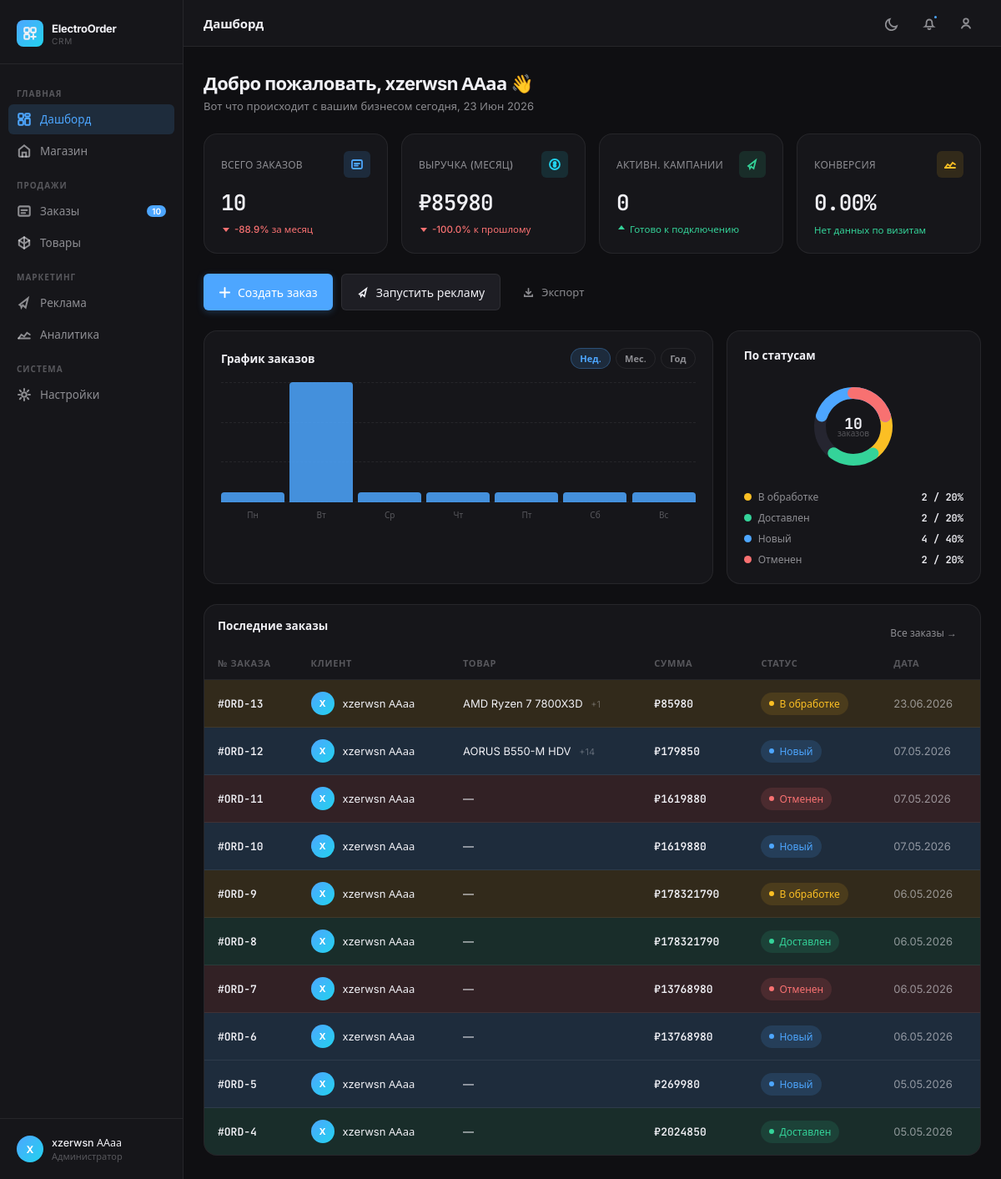
Page /crm/ (signed in) on the committed database.
### dashboard/models.py (models this page shows, shortened)
class Order(models.Model):
    STATUS_CHOICES = [
        ('pending', 'В обработке '),
        ('delivered', 'Доставлен'),
        ('new', 'Новый'),
        ('cancelled', 'Отменен')
    ]
    user = models.ForeignKey(
        User,
        on_delete=models.CASCADE,
        related_name='orders',
        verbose_name='Пользователь'
    )
    total_amount = models.IntegerField(
        default = 0,
        validators=[MinValueValidator(0)],
        verbose_name="Общая сумма заказа"
    )
    status = models.CharField(
        max_length=20,
        choices = STATUS_CHOICES,
        default='new',
        verbose_name='Статус',
    )
    created_at = models.DateTimeField(
        auto_now_add=True,
        verbose_name='Дата оформления'
    )
    class Meta:
        ordering = ['-created_at']
        verbose_name = 'Заказ'
        verbose_name_plural = 'Заказы'

### dashboard/views.py (the view)
# urls.py: path("crm/", include('dashboard.urls')),
@login_required
def dashboard(request):
    context = build_orders_page_context()
    context.update(
        {
            "title": "Дашборд",
            "page_title": f"Добро пожаловать, {request.user.get_full_name() or request.user.username} 👋",
            "page_subtitle": (
                f"Вот что происходит с вашим бизнесом сегодня, "
                f"{context['current_day']} {context['current_month']} {context['current_year']}"
            ),
            "active_page": "dashboard",
        }
    )
    return render(request, "dashboard/dashboard.html", context)

### dashboard/views.py (called while the page is built)
def percent_delta(current, previous):
    current = Decimal(current or 0)
    previous = Decimal(previous or 0)
    if previous == 0:
        return Decimal("0") if current == 0 else Decimal("100")
    return ((current - previous) / previous) * Decimal("100")

def get_products_for_order():
    return list(
        Product.objects.filter(is_active=True)
        .order_by("name")
        .values("id", "name", "price", "stock")
    )

def get_site_visits_count(_start_date, _end_date):
    return 0

def build_week_chart(orders_qs, today):
    week_start = today - timedelta(days=today.weekday())
    week_end = week_start + timedelta(days=6)
    rows = (
        orders_qs.filter(created_at__date__gte=week_start, created_at__date__lte=week_end)
        .annotate(day=TruncDate("created_at"))
        .values("day")
        .annotate(count=Count("id"))
    )
    counts = {row["day"]: row["count"] for row in rows}
    return [
        {"label": WEEK_LABELS[index], "count": counts.get(week_start + timedelta(days=index), 0)}
        for index in range(7)
    ]

def build_month_chart(orders_qs, today):
    month_start = today.replace(day=1)
    last_day = calendar.monthrange(today.year, today.month)[1]
    month_end = today.replace(day=last_day)
    rows = (
        orders_qs.filter(created_at__date__gte=month_start, created_at__date__lte=month_end)
        .annotate(day=TruncDate("created_at"))
        .values("day")
        .annotate(count=Count("id"))
    )
    counts_by_day = {row["day"].day: row["count"] for row in rows}
    result = []
    week_number = 1
    for start_day in range(1, last_day + 1, 7):
        end_day = min(start_day + 6, last_day)
        count = sum(counts_by_day.get(day, 0) for day in range(start_day, end_day + 1))
        result.append({"label": f"{week_number} нед.", "count": count})
        week_number += 1
    return result

def build_year_chart(orders_qs, today):
    year_start = today.replace(month=1, day=1)
    year_end = today.replace(month=12, day=31)
    rows = (
        orders_qs.filter(created_at__date__gte=year_start, created_at__date__lte=year_end)
        .annotate(month=TruncMonth("created_at"))
        .values("month")
        .annotate(count=Count("id"))
    )
    counts = {row["month"].month: row["count"] for row in rows}
    return [{"label": MONTH_LABELS[month - 1], "count": counts.get(month, 0)} for month in range(1, 13)]

### dashboard/templates/dashboard/dashboard.html (shortened to what this page needs)
{% extends "base.html" %}
{% block content %}
<section class="page-header">
    <div class="page-title">{{ page_title }}</div>
    <div class="page-subtitle">{{ page_subtitle }}</div>
</section>
<section class="metrics-grid">
    <div class="card metric-card animate-in">
        <div class="metric-header">
            <span class="metric-label">Всего заказов</span>
            <div class="metric-icon blue">
                <svg viewBox="0 0 16 16" fill="none" stroke="currentColor" stroke-width="1.8" stroke-linecap="round"><rect x="2" y="3" width="12" height="10" rx="1.5"></rect><path d="M5 7h6M5 9.5h4"></path></svg>
            </div>
        </div>
        <span class="metric-value">{{ all_orders_count|default:0 }}</span>
        <div class="metric-delta {% if orders_month_delta >= 0 %}up{% else %}down{% endif %}">
            <svg viewBox="0 0 12 12" fill="currentColor"><path d="{% if orders_month_delta >= 0 %}M6 2L10 7H2L6 2z{% else %}M6 10L2 5h8L6 10z{% endif %}"></path></svg>
            {% if orders_month_delta >= 0 %}+{% endif %}{{ orders_month_delta|floatformat:1 }}% за месяц
        </div>
    </div>
    <div class="card metric-card animate-in">
        <div class="metric-header">
            <span class="metric-label">Выручка (месяц)</span>
            <div class="metric-icon teal">
                <svg viewBox="0 0 16 16" fill="none" stroke="currentColor" stroke-width="1.8" stroke-linecap="round"><circle cx="8" cy="8" r="6"></circle><path d="M8 5v6M6.5 6.5c0-.8.7-1.5 1.5-1.5s1.5.7 1.5 1.5S9.3 8 8 8s-1.5.7-1.5 1.5S7.2 11 8 11s1.5-.7 1.5-1.5"></path></svg>
            </div>
        </div>
        <span class="metric-value">₽{{ month_revenue|floatformat:0 }}</span>
        <div class="metric-delta {% if revenue_month_delta >= 0 %}up{% else %}down{% endif %}">
            <svg viewBox="0 0 12 12" fill="currentColor"><path d="{% if revenue_month_delta >= 0 %}M6 2L10 7H2L6 2z{% else %}M6 10L2 5h8L6 10z{% endif %}"></path></svg>
            {% if revenue_month_delta >= 0 %}+{% endif %}{{ revenue_month_delta|floatformat:1 }}% к прошлому
        </div>
    </div>
    <div class="card metric-card animate-in">
        <div class="metric-header">
            <span class="metric-label">Активн. кампании</span>
            <div class="metric-icon green">
                <svg viewBox="0 0 16 16" fill="none" stroke="currentColor" stroke-width="1.8" stroke-linecap="round"><path d="M3 10L12 3l-2.5 10-3-2.5-1.5 2.5L4.5 11 3 10z"></path></svg>
            </div>
        </div>
        <span class="metric-value">{{ active_campaigns_count|default:0 }}</span>
        <div class="metric-delta up">
            <svg viewBox="0 0 12 12" fill="currentColor"><path d="M6 2L10 7H2L6 2z"></path></svg>
            Готово к подключению
        </div>
    </div>
    <div class="card metric-card animate-in">
        <div class="metric-header">
            <span class="metric-label">Конверсия</span>
            <div class="metric-icon amber">
                <svg viewBox="0 0 16 16" fill="none" stroke="currentColor" stroke-width="1.8" stroke-linecap="round"><path d="M2 12L5 8l3 2 3-4 3 2"></path><path d="M2 12h12"></path></svg>
            </div>
        </div>
        <span class="metric-value">{{ conversion_rate|floatformat:2 }}%</span>
        <div class="metric-delta {% if conversion_delta >= 0 %}up{% else %}down{% endif %}">
            {% if site_visits_count %}
                <svg viewBox="0 0 12 12" fill="currentColor"><path d="{% if conversion_delta >= 0 %}M6 2L10 7H2L6 2z{% else %}M6 10L2 5h8L6 10z{% endif %}"></path></svg>
                {% if conversion_delta >= 0 %}+{% endif %}{{ conversion_delta|floatformat:2 }}% к прошлому
            {% else %}
                Нет данных по визитам
            {% endif %}
        </div>
    </div>
</section>
<section class="quick-actions">
    <button class="btn btn-primary btn-glow btn-lg" data-dashboard-action="create-order" data-create-order-url="{% url 'dashboard:create_order_json' %}">
        <svg viewBox="0 0 16 16" fill="none" stroke="currentColor" stroke-width="2" stroke-linecap="round"><path d="M8 2v12M2 8h12"></path></svg>
        Создать заказ
    </button>
    <button class="btn btn-secondary btn-lg" data-dashboard-action="start-ads">
        <svg viewBox="0 0 16 16" fill="none" stroke="currentColor" stroke-width="1.8" stroke-linecap="round"><path d="M3 10L12 3l-2.5 10-3-2.5-1.5 2.5L4.5 11 3 10z"></path></svg>
        Запустить рекламу
    </button>
    <button class="btn btn-ghost" data-dashboard-action="export-csv">
        <svg viewBox="0 0 16 16" fill="none" stroke="currentColor" stroke-width="1.8" stroke-linecap="round"><path d="M3 11v2h10v-2M8 3v7M5 7l3 3 3-3"></path></svg>
        Экспорт
    </button>
</section>
<section class="dashboard-grid">
    <div class="card chart-card">
        <div class="section-title">
            <span>График заказов</span>
            <div class="section-title-actions">
                <button type="button" class="filter-chip active" data-chart-period="week">Нед.</button>
                <button type="button" class="filter-chip" data-chart-period="month">Мес.</button>
                <button type="button" class="filter-chip" data-chart-period="year">Год</button>
            </div>
        </div>
        <div class="chart-container" id="barChart">
            <div class="chart-grid-lines" aria-hidden="true">
                <div class="chart-grid-line"></div>
                <div class="chart-grid-line"></div>
                <div class="chart-grid-line"></div>
            </div>
        </div>
    </div>
    <div class="card donut-card">
        <div class="section-title">По статусам</div>
        <div class="donut-wrap">
            <svg class="donut-svg" width="120" height="120" viewBox="0 0 120 120" id="donutSvg" role="img" aria-label="Статусы заказов"></svg>
            <div class="donut-legend" id="donutLegend"></div>
        </div>
    </div>
</section>
<section class="card table-card">
    <div class="section-header-row">
        <div class="section-title">Последние заказы</div>
        <a href="{% url 'dashboard:orders' %}" class="btn btn-ghost btn-sm">Все заказы →</a>
    </div>
    <div class="table-wrap">
        <table class="orders-table" data-export-name="dashboard_orders">
            <thead>
                <tr>
                    <th><div class="th-inner">№ заказа</div></th>
                    <th><div class="th-inner">Клиент</div></th>
                    <th><div class="th-inner">Товар</div></th>
                    <th><div class="th-inner">Сумма</div></th>
                    <th><div class="th-inner">Статус</div></th>
                    <th><div class="th-inner">Дата</div></th>
                </tr>
            </thead>
            <tbody>
                {% for order in recent_orders %}
                <tr class="order-row status-{{ order.status }}" data-order-id="{{ order.id }}" data-status="{{ order.status }}">
                    <td><span class="order-id">#ORD-{{ order.id }}</span></td>
                    <td>
                        <div class="client-info">
                            <div class="client-avatar">{{ order.user.get_full_name|default:order.user.username|slice:":1"|upper }}</div>
                            <span class="client-name">{{ order.user.get_full_name|default:order.user.username }}</span>
                        </div>
                    </td>
                    <td>
                        <span class="product-name">{{ order.first_product|default:"—"|truncatechars:26 }}</span>
                        {% if order.items_count and order.items_count > 1 %}<span class="more-items">+{{ order.items_count|add:"-1" }}</span>{% endif %}
                    </td>
                    <td><span class="order-amount">₽{{ order.total_amount|floatformat:0 }}</span></td>
                    <td><span class="status-badge status-{{ order.status }}"><span class="status-dot"></span>{{ order.get_status_display }}</span></td>
                    <td><span class="order-date">{{ order.created_at|date:"d.m.Y" }}</span></td>
                </tr>
                {% empty %}
                <tr>
                    <td colspan="6" class="empty-orders">Заказы не найдены</td>
                </tr>
                {% endfor %}
            </tbody>
        </table>
    </div>
</section>
{% endblock %}

### templates/includes/navbar.html (shortened to what this page needs)
<aside class="sidebar" id="mainNav">
    <div class="sidebar-logo">
        <a href="{% url 'dashboard:dashboard' %}" class="logo-mark">
            <div class="logo-icon">
                <svg viewBox="0 0 16 16" fill="none" stroke="currentColor" stroke-width="1.8" stroke-linecap="round">
                    <rect x="2" y="2" width="5" height="5" rx="1"></rect>
                    <rect x="9" y="2" width="5" height="5" rx="1"></rect>
                    <rect x="2" y="9" width="5" height="5" rx="1"></rect>
                    <path d="M11.5 9v5M9 11.5h5"></path>
                </svg>
            </div>
            <div>
                <div class="logo-text">ElectroOrder</div>
                <div class="logo-sub">CRM</div>
            </div>
        </a>
    </div>
    <div class="sidebar-nav">
        <div class="nav-section-label">Главная</div>
        <a href="{% url 'dashboard:dashboard' %}" class="nav-item {% if active_page == 'dashboard' %}active{% endif %}">
            <span class="nav-label">Дашборд</span>
        </a>
        <a href="{% url 'market:home' %}" class="nav-item">
            <svg class="nav-icon" viewBox="0 0 16 16" fill="none" stroke="currentColor" stroke-width="1.8" stroke-linecap="round">
                <path d="M2.5 6.5L8 2l5.5 4.5V13a1 1 0 0 1-1 1H3.5a1 1 0 0 1-1-1V6.5z"></path>
                <path d="M6 14V9.5h4V14"></path>
            </svg>
            <span class="nav-label">Магазин</span>
        </a>
        <div class="nav-section-label">Продажи</div>
        <a href="{% url 'dashboard:orders' %}" class="nav-item {% if active_page == 'orders' %}active{% endif %}">
            <svg class="nav-icon" viewBox="0 0 16 16" fill="none" stroke="currentColor" stroke-width="1.8" stroke-linecap="round">
                <rect x="2" y="3" width="12" height="10" rx="1.5"></rect>
                <path d="M5 7h6M5 10h4"></path>
            </svg>
            <span class="nav-label">Заказы</span>
            <span class="nav-badge">{{ all_orders_count|default:0 }}</span>
        </a>
        <a href="{% url 'dashboard:products' %}" class="nav-item {% if active_page == 'products' %}active{% endif %}">
            <svg class="nav-icon" viewBox="0 0 16 16" fill="none" stroke="currentColor" stroke-width="1.8" stroke-linecap="round">
                <path d="M2.5 5.5L8 2l5.5 3.5v5L8 14l-5.5-3.5v-5z"></path>
                <path d="M8 2v12M2.5 5.5L8 9l5.5-3.5"></path>
            </svg>
            <span class="nav-label">Товары</span>
        </a>
        <div class="nav-section-label">Маркетинг</div>
        <a href="{% url 'ads:advert' %}" class="nav-item {% if active_page == 'advert' %}active{% endif %}">
            <svg class="nav-icon" viewBox="0 0 16 16" fill="none" stroke="currentColor" stroke-width="1.8" stroke-linecap="round">
                <path d="M3 10L12 3l-2.5 10-3-2.5-1.5 2.5L4.5 11 3 10z"></path>
            </svg>
            <span class="nav-label">Реклама</span>
        </a>
        <a href="{% url 'ads:analysis' %}" class="nav-item {% if active_page == 'analysis' %}active{% endif %}">
            <svg class="nav-icon" viewBox="0 0 16 16" fill="none" stroke="currentColor" stroke-width="1.8" stroke-linecap="round">
                <path d="M2 12L5 8l3 2 3-4 3 2"></path>
                <path d="M2 12h12"></path>
            </svg>
            <span class="nav-label">Аналитика</span>
        </a>
        <div class="nav-section-label">Система</div>
        <a href="{% url 'dashboard:settings' %}" class="nav-item {% if active_page == 'settings' %}active{% endif %}">
            <svg class="nav-icon" viewBox="0 0 16 16" fill="none" stroke="currentColor" stroke-width="1.8" stroke-linecap="round">
                <circle cx="8" cy="8" r="2.5"></circle>
                <path d="M8 1.8v1.7M8 12.5v1.7M14.2 8h-1.7M3.5 8H1.8M12.6 3.4l-1.2 1.2M4.6 11.4l-1.2 1.2M12.6 12.6l-1.2-1.2M4.6 4.6L3.4 3.4"></path>
            </svg>
            <span class="nav-label">Настройки</span>
        </a>
    </div>
    <div class="sidebar-footer">
        <div class="user-card">
            <div class="avatar">{{ user.username|slice:":1"|upper }}</div>
            <div class="user-info">
                <div class="user-name">{{ user.get_full_name|default:user.username }}</div>
                <div class="user-role">Администратор</div>
            </div>
        </div>
    </div>
</aside>

### rows in the picture
Order: id "13", user.get_full_name "X", user.get_full_name "xzerwsn ААаа", first_product "AMD Ryzen 7 7800X3D", items_count|add "1", total_amount "85980", status "В обработке", created_at "23.06.2026"
Order: id "12", user.get_full_name "X", user.get_full_name "xzerwsn ААаа", first_product "AORUS B550-M HDV", items_count|add "14", total_amount "179850", status "Новый", created_at "07.05.2026"
Order: id "11", user.get_full_name "X", user.get_full_name "xzerwsn ААаа", first_product "—", total_amount "1619880", status "Отменен", created_at "07.05.2026"
Order: id "10", user.get_full_name "X", user.get_full_name "xzerwsn ААаа", first_product "—", total_amount "1619880", status "Новый", created_at "07.05.2026"
Order: id "9", user.get_full_name "X", user.get_full_name "xzerwsn ААаа", first_product "—", total_amount "178321790", status "В обработке", created_at "06.05.2026"
Order: id "8", user.get_full_name "X", user.get_full_name "xzerwsn ААаа", first_product "—", total_amount "178321790", status "Доставлен", created_at "06.05.2026"
Order: id "7", user.get_full_name "X", user.get_full_name "xzerwsn ААаа", first_product "—", total_amount "13768980", status "Отменен", created_at "06.05.2026"
Order: id "6", user.get_full_name "X", user.get_full_name "xzerwsn ААаа", first_product "—", total_amount "13768980", status "Новый", created_at "06.05.2026"
Order: id "5", user.get_full_name "X", user.get_full_name "xzerwsn ААаа", first_product "—", total_amount "269980", status "Новый", created_at "05.05.2026"
Order: id "4", user.get_full_name "X", user.get_full_name "xzerwsn ААаа", first_product "—", total_amount "2024850", status "Доставлен", created_at "05.05.2026"

### other values in the picture
{{ all_orders_count|default:0 }} "10"
{{ user.username|slice:":1"|upper }} "X"
{{ user.get_full_name|default:user.username }} "xzerwsn ААаа"
{{ title }} "Дашборд"
{{ page_title }} "Добро пожаловать, xzerwsn ААаа 👋"
{{ page_subtitle }} "Вот что происходит с вашим бизнесом сегодня, 23 Июн 2026"
{{ orders_month_delta|floatformat:1 }} "-88.9"
{{ month_revenue|floatformat:0 }} "85980"
{{ revenue_month_delta|floatformat:1 }} "-100.0"
{{ active_campaigns_count|default:0 }} "0"
{{ conversion_rate|floatformat:2 }} "0.00"
